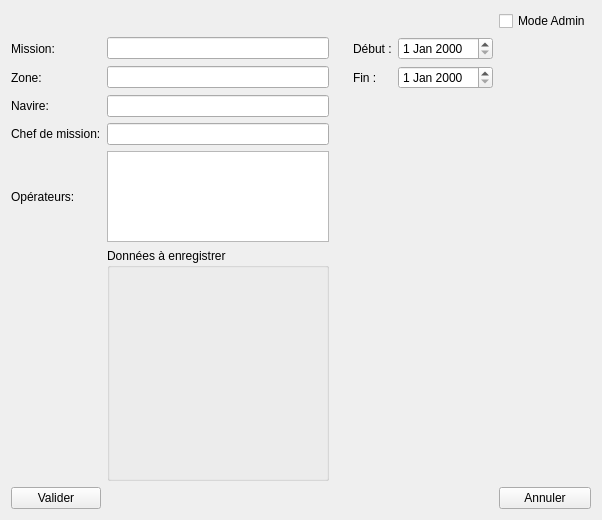
<?xml version="1.0" encoding="UTF-8"?>
<ui version="4.0">
 <class>fenMission</class>
 <widget class="QWidget" name="fenMission">
  <property name="windowModality">
   <enum>Qt::ApplicationModal</enum>
  </property>
  <property name="geometry">
   <rect>
    <x>0</x>
    <y>0</y>
    <width>602</width>
    <height>520</height>
   </rect>
  </property>
  <property name="windowTitle">
   <string>Mission</string>
  </property>
  <layout class="QGridLayout" name="gridLayout_2">
   <item row="2" column="1">
    <widget class="QLineEdit" name="le_Zone"/>
   </item>
   <item row="7" column="0">
    <widget class="QPushButton" name="btn_Valider">
     <property name="text">
      <string>Valider</string>
     </property>
    </widget>
   </item>
   <item row="7" column="2">
    <spacer name="horizontalSpacer_3">
     <property name="orientation">
      <enum>Qt::Horizontal</enum>
     </property>
     <property name="sizeHint" stdset="0">
      <size>
       <width>51</width>
       <height>20</height>
      </size>
     </property>
    </spacer>
   </item>
   <item row="3" column="0">
    <widget class="QLabel" name="label_2">
     <property name="text">
      <string>Navire:</string>
     </property>
    </widget>
   </item>
   <item row="7" column="6">
    <widget class="QPushButton" name="btn_Annuler">
     <property name="text">
      <string>Annuler</string>
     </property>
    </widget>
   </item>
   <item row="4" column="1">
    <widget class="QLineEdit" name="le_ChefMission"/>
   </item>
   <item row="2" column="0">
    <widget class="QLabel" name="label_7">
     <property name="text">
      <string>Zone:</string>
     </property>
    </widget>
   </item>
   <item row="1" column="5">
    <widget class="QDateEdit" name="de_Debut"/>
   </item>
   <item row="4" column="0">
    <widget class="QLabel" name="label_3">
     <property name="text">
      <string>Chef de mission:</string>
     </property>
    </widget>
   </item>
   <item row="6" column="1">
    <widget class="QGroupBox" name="gb_Datas">
     <property name="title">
      <string>Données à enregistrer</string>
     </property>
    </widget>
   </item>
   <item row="5" column="1">
    <widget class="QTextEdit" name="te_Operateurs">
     <property name="maximumSize">
      <size>
       <width>16777215</width>
       <height>91</height>
      </size>
     </property>
    </widget>
   </item>
   <item row="1" column="3">
    <spacer name="horizontalSpacer">
     <property name="orientation">
      <enum>Qt::Horizontal</enum>
     </property>
     <property name="sizeHint" stdset="0">
      <size>
       <width>1</width>
       <height>20</height>
      </size>
     </property>
    </spacer>
   </item>
   <item row="2" column="5">
    <widget class="QDateEdit" name="de_Fin"/>
   </item>
   <item row="3" column="1">
    <widget class="QLineEdit" name="le_Navire"/>
   </item>
   <item row="0" column="6">
    <widget class="QCheckBox" name="cb_Admin">
     <property name="text">
      <string>Mode Admin</string>
     </property>
    </widget>
   </item>
   <item row="5" column="0">
    <widget class="QLabel" name="label_4">
     <property name="text">
      <string>Opérateurs:</string>
     </property>
    </widget>
   </item>
   <item row="2" column="4">
    <widget class="QLabel" name="label_6">
     <property name="text">
      <string>Fin :</string>
     </property>
    </widget>
   </item>
   <item row="1" column="1">
    <widget class="QLineEdit" name="le_Mission"/>
   </item>
   <item row="1" column="0">
    <widget class="QLabel" name="label">
     <property name="text">
      <string>Mission:</string>
     </property>
    </widget>
   </item>
   <item row="1" column="4">
    <widget class="QLabel" name="label_5">
     <property name="text">
      <string>Début :</string>
     </property>
    </widget>
   </item>
  </layout>
 </widget>
 <resources/>
 <connections/>
</ui>
